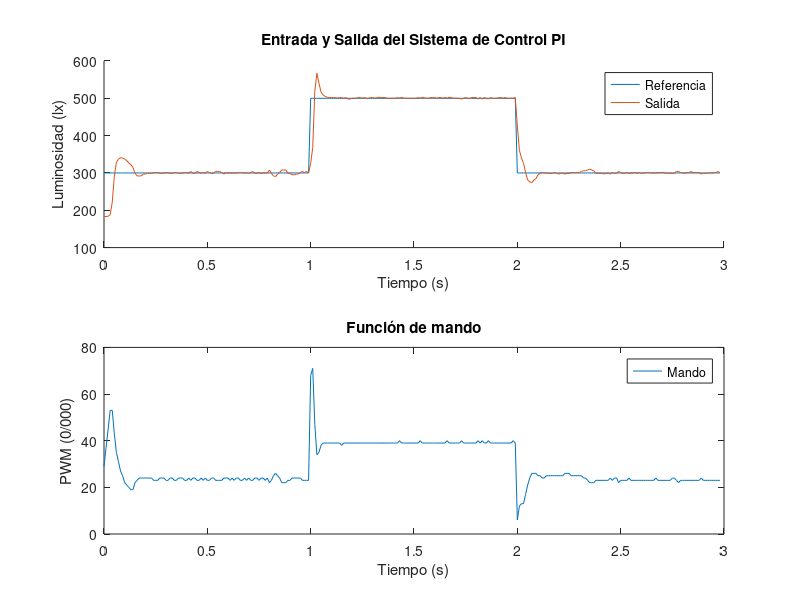

MATLAB code to generate this figure:
load pifinal
ensayo = EnsayoPIFINAL;
t = [0:0.01:2.98];

% Create a figure with the output on top and the drive function at the bottom
hFig = figure

%  Subplot for output
hSub(1) = subplot(2, 1, 1);

hold on
plot(t', ensayo(:, 1))
plot(t', ensayo(:, 3))
title('Entrada y Salida del Sistema de Control PI')
xlabel('Tiempo (s)')
ylabel('Luminosidad (lx)')
legend('Referencia', 'Salida')

%  Subplot for drive function
hSub(2) = subplot(2, 1, 2);
plot(t', ensayo(:, 2))
title('Función de mando')
xlabel('Tiempo (s)')
ylabel('PWM (0/000)')
legend('Mando')
